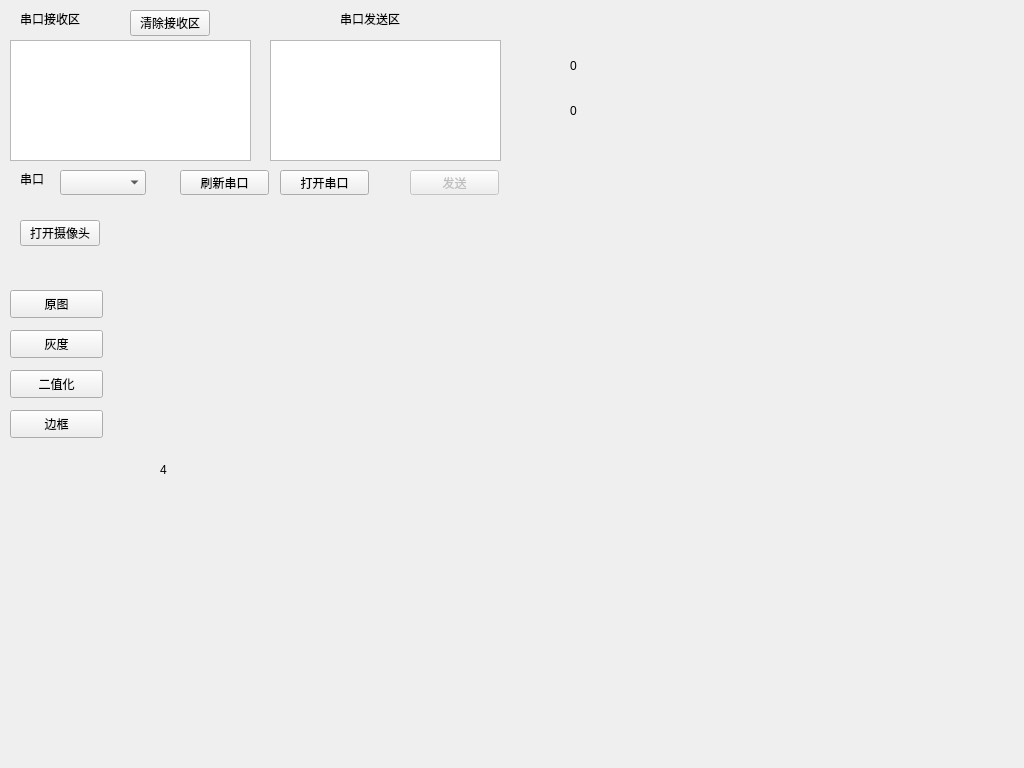
<?xml version="1.0" encoding="UTF-8"?>
<ui version="4.0">
 <class>Form</class>
 <widget class="QWidget" name="Form">
  <property name="geometry">
   <rect>
    <x>0</x>
    <y>0</y>
    <width>1024</width>
    <height>768</height>
   </rect>
  </property>
  <property name="windowTitle">
   <string>机器人上位机</string>
  </property>
  <widget class="QLabel" name="label">
   <property name="geometry">
    <rect>
     <x>20</x>
     <y>10</y>
     <width>81</width>
     <height>17</height>
    </rect>
   </property>
   <property name="text">
    <string>串口接收区</string>
   </property>
  </widget>
  <widget class="QLabel" name="label_2">
   <property name="geometry">
    <rect>
     <x>340</x>
     <y>10</y>
     <width>81</width>
     <height>17</height>
    </rect>
   </property>
   <property name="text">
    <string>串口发送区</string>
   </property>
  </widget>
  <widget class="QTextBrowser" name="UartRec">
   <property name="geometry">
    <rect>
     <x>10</x>
     <y>40</y>
     <width>241</width>
     <height>121</height>
    </rect>
   </property>
  </widget>
  <widget class="QTextEdit" name="UartSend">
   <property name="geometry">
    <rect>
     <x>270</x>
     <y>40</y>
     <width>231</width>
     <height>121</height>
    </rect>
   </property>
  </widget>
  <widget class="QPushButton" name="UartSendButtom">
   <property name="enabled">
    <bool>false</bool>
   </property>
   <property name="geometry">
    <rect>
     <x>410</x>
     <y>170</y>
     <width>89</width>
     <height>25</height>
    </rect>
   </property>
   <property name="text">
    <string>发送</string>
   </property>
  </widget>
  <widget class="QComboBox" name="UartList">
   <property name="geometry">
    <rect>
     <x>60</x>
     <y>170</y>
     <width>86</width>
     <height>25</height>
    </rect>
   </property>
   <property name="editable">
    <bool>false</bool>
   </property>
  </widget>
  <widget class="QLabel" name="label_3">
   <property name="geometry">
    <rect>
     <x>20</x>
     <y>170</y>
     <width>31</width>
     <height>17</height>
    </rect>
   </property>
   <property name="text">
    <string>串口</string>
   </property>
  </widget>
  <widget class="QPushButton" name="ReFlashUart">
   <property name="geometry">
    <rect>
     <x>180</x>
     <y>170</y>
     <width>89</width>
     <height>25</height>
    </rect>
   </property>
   <property name="text">
    <string>刷新串口</string>
   </property>
  </widget>
  <widget class="QPushButton" name="OpenUart">
   <property name="geometry">
    <rect>
     <x>280</x>
     <y>170</y>
     <width>89</width>
     <height>25</height>
    </rect>
   </property>
   <property name="text">
    <string>打开串口</string>
   </property>
  </widget>
  <widget class="QLabel" name="UartStates">
   <property name="geometry">
    <rect>
     <x>30</x>
     <y>200</y>
     <width>461</width>
     <height>20</height>
    </rect>
   </property>
   <property name="text">
    <string/>
   </property>
  </widget>
  <widget class="QPushButton" name="ClearButtom">
   <property name="geometry">
    <rect>
     <x>130</x>
     <y>10</y>
     <width>80</width>
     <height>26</height>
    </rect>
   </property>
   <property name="text">
    <string>清除接收区</string>
   </property>
  </widget>
  <widget class="QPushButton" name="OpenCamera">
   <property name="geometry">
    <rect>
     <x>20</x>
     <y>220</y>
     <width>80</width>
     <height>26</height>
    </rect>
   </property>
   <property name="text">
    <string>打开摄像头</string>
   </property>
  </widget>
  <widget class="QLabel" name="ContorArea">
   <property name="geometry">
    <rect>
     <x>570</x>
     <y>50</y>
     <width>81</width>
     <height>31</height>
    </rect>
   </property>
   <property name="text">
    <string>0</string>
   </property>
  </widget>
  <widget class="QLabel" name="ContorLength">
   <property name="geometry">
    <rect>
     <x>570</x>
     <y>100</y>
     <width>111</width>
     <height>21</height>
    </rect>
   </property>
   <property name="text">
    <string>0</string>
   </property>
  </widget>
  <widget class="QPushButton" name="rgbButton">
   <property name="geometry">
    <rect>
     <x>10</x>
     <y>290</y>
     <width>93</width>
     <height>28</height>
    </rect>
   </property>
   <property name="text">
    <string>原图</string>
   </property>
  </widget>
  <widget class="QPushButton" name="grayButton">
   <property name="geometry">
    <rect>
     <x>10</x>
     <y>330</y>
     <width>93</width>
     <height>28</height>
    </rect>
   </property>
   <property name="text">
    <string>灰度</string>
   </property>
  </widget>
  <widget class="QStackedWidget" name="PiturestackedWidget">
   <property name="geometry">
    <rect>
     <x>130</x>
     <y>210</y>
     <width>801</width>
     <height>501</height>
    </rect>
   </property>
   <property name="currentIndex">
    <number>3</number>
   </property>
   <widget class="QWidget" name="page">
    <widget class="QLabel" name="rgbPicture">
     <property name="geometry">
      <rect>
       <x>50</x>
       <y>10</y>
       <width>640</width>
       <height>480</height>
      </rect>
     </property>
     <property name="text">
      <string>1</string>
     </property>
    </widget>
   </widget>
   <widget class="QWidget" name="page_2">
    <widget class="QLabel" name="grayPicture">
     <property name="geometry">
      <rect>
       <x>50</x>
       <y>10</y>
       <width>640</width>
       <height>480</height>
      </rect>
     </property>
     <property name="text">
      <string>2</string>
     </property>
    </widget>
   </widget>
   <widget class="QWidget" name="page_3">
    <widget class="QLabel" name="binarizaPicture">
     <property name="geometry">
      <rect>
       <x>40</x>
       <y>10</y>
       <width>640</width>
       <height>480</height>
      </rect>
     </property>
     <property name="text">
      <string>3</string>
     </property>
    </widget>
   </widget>
   <widget class="QWidget" name="page_4">
    <widget class="QLabel" name="CountourPicture">
     <property name="geometry">
      <rect>
       <x>30</x>
       <y>20</y>
       <width>640</width>
       <height>480</height>
      </rect>
     </property>
     <property name="text">
      <string>4</string>
     </property>
    </widget>
   </widget>
  </widget>
  <widget class="QPushButton" name="BinariButton">
   <property name="geometry">
    <rect>
     <x>10</x>
     <y>370</y>
     <width>93</width>
     <height>28</height>
    </rect>
   </property>
   <property name="text">
    <string>二值化</string>
   </property>
  </widget>
  <widget class="QPushButton" name="countButton">
   <property name="geometry">
    <rect>
     <x>10</x>
     <y>410</y>
     <width>93</width>
     <height>28</height>
    </rect>
   </property>
   <property name="text">
    <string>边框</string>
   </property>
  </widget>
 </widget>
 <resources/>
 <connections/>
</ui>
